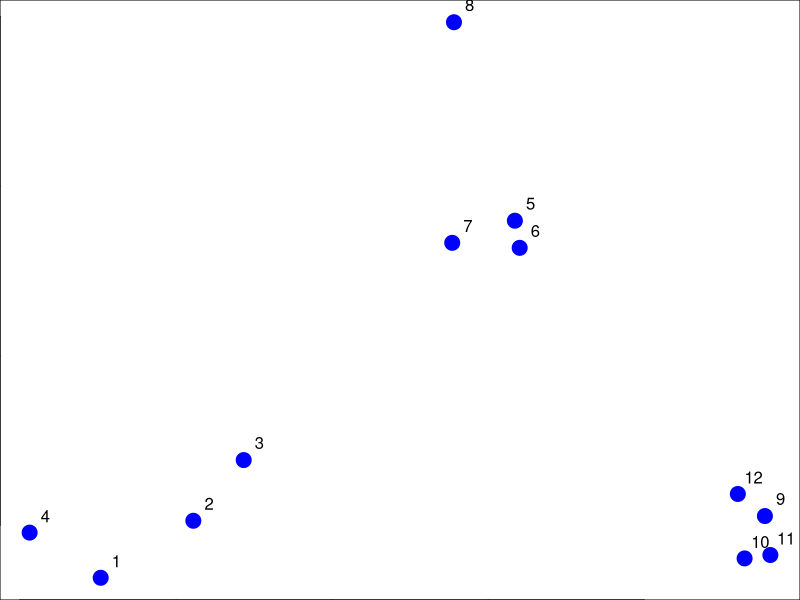
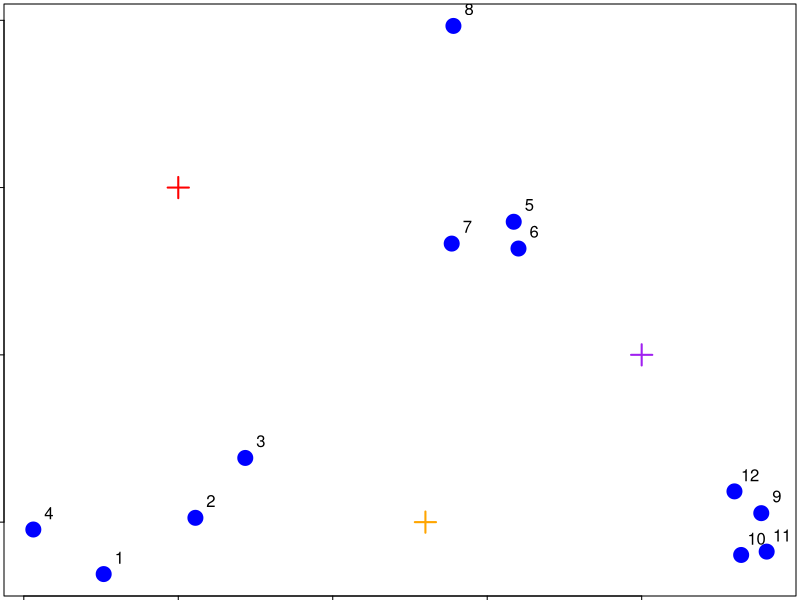
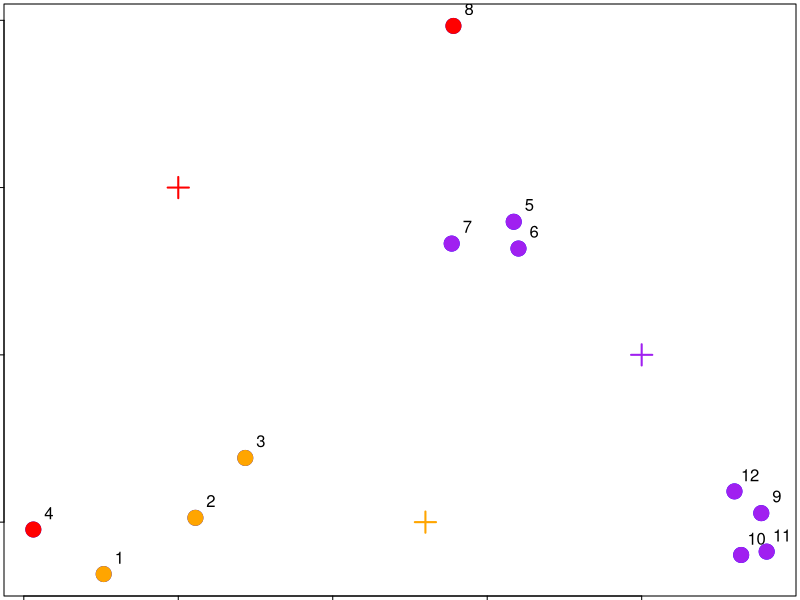
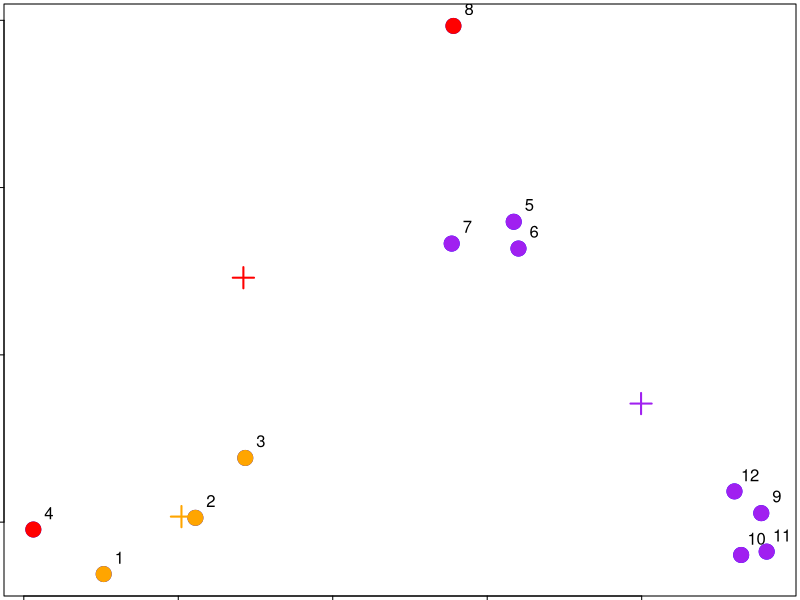
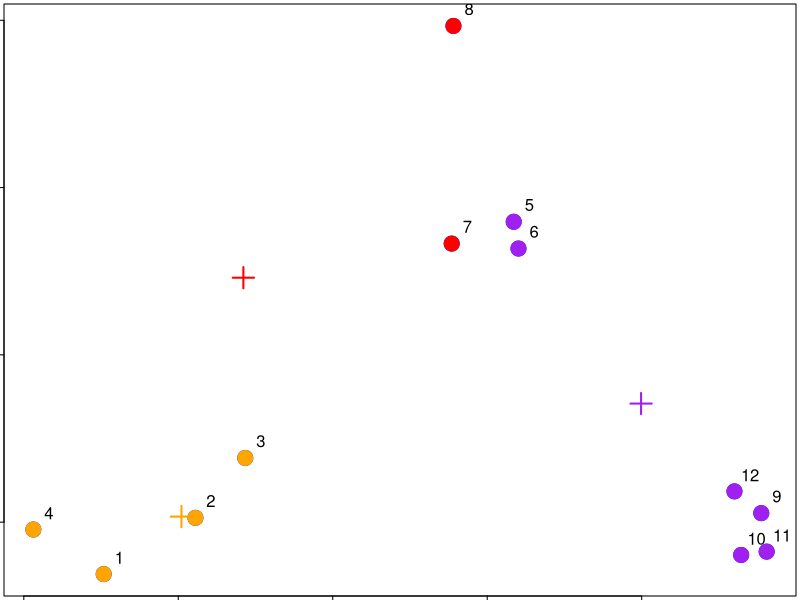
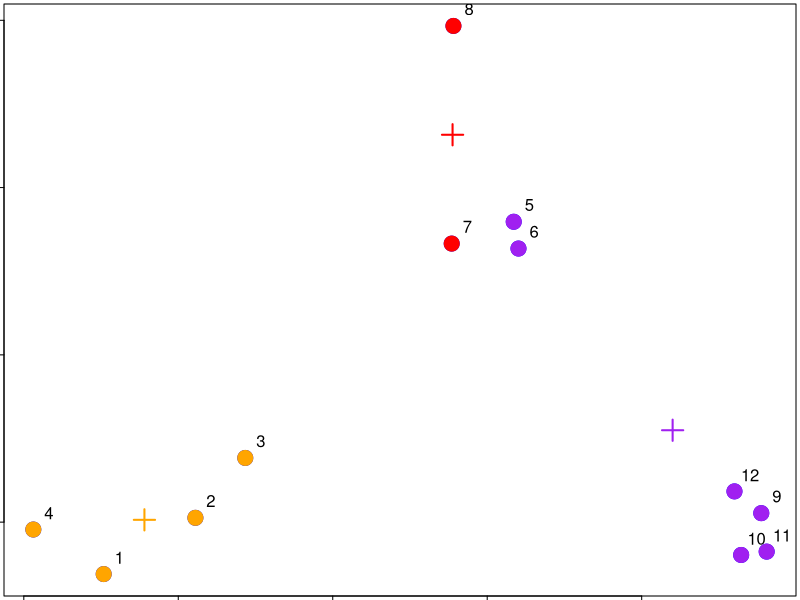
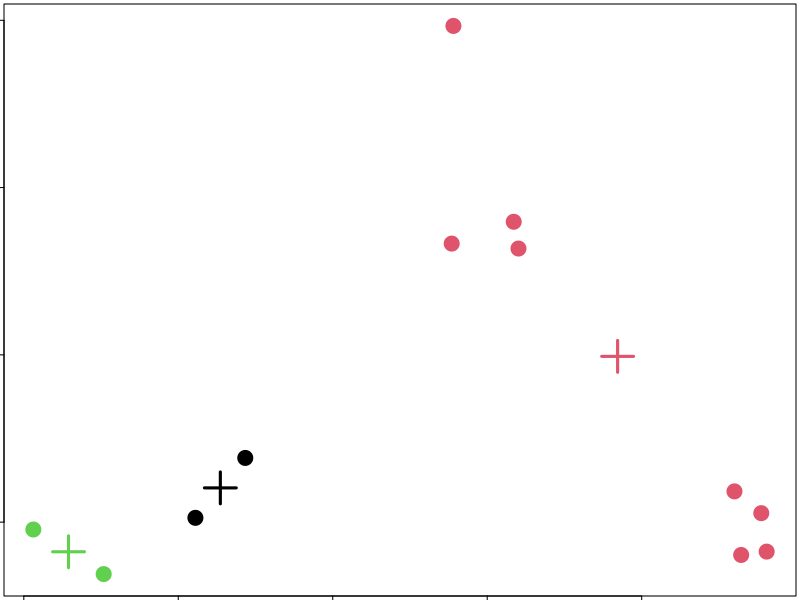
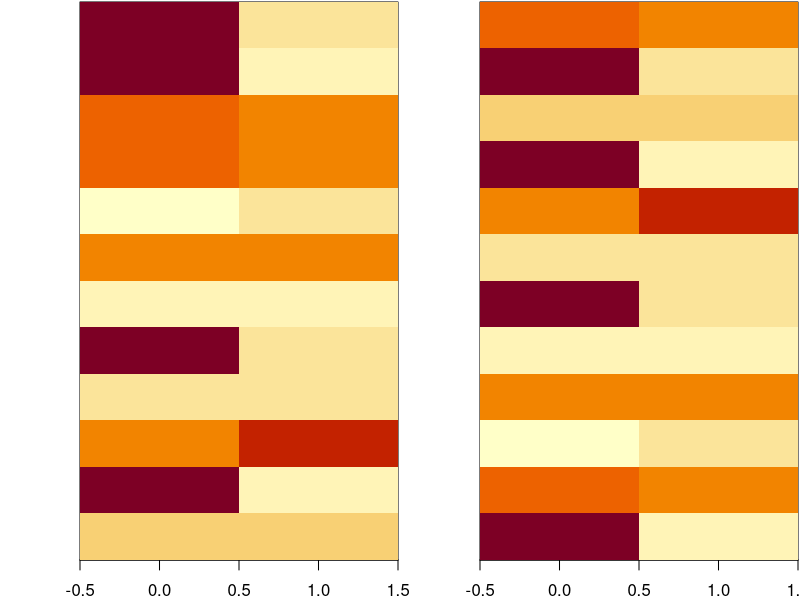

Generate these figures, in order, with R:
## ---- chunk 1
set.seed(1234); par(mar=c(0,0,0,0))
x <- rnorm(12,mean=rep(1:3,each=4),sd=0.2)
y <- rnorm(12,mean=rep(c(1,2,1),each=4),sd=0.2)
plot(x,y,col="blue",pch=19,cex=2)
text(x+0.05,y+0.05,labels=as.character(1:12))
## ---- chunk 2
par(mar=rep(0.2,4))
plot(x,y,col="blue",pch=19,cex=2)
text(x+0.05,y+0.05,labels=as.character(1:12))
cx <- c(1,1.8,2.5)
cy <- c(2,1,1.5)
points(cx,cy,col=c("red","orange","purple"),pch=3,cex=2,lwd=2)
## ---- chunk 3
par(mar=rep(0.2,4))
plot(x,y,col="blue",pch=19,cex=2)
cols1 <- c("red","orange","purple")
text(x+0.05,y+0.05,labels=as.character(1:12))
cx <- c(1,1.8,2.5)
cy <- c(2,1,1.5)
points(cx,cy,col=cols1,pch=3,cex=2,lwd=2)

## Find the closest centroid
distTmp <- matrix(NA,nrow=3,ncol=12)
distTmp[1,] <- (x-cx[1])^2 + (y-cy[1])^2
distTmp[2,] <- (x-cx[2])^2 + (y-cy[2])^2
distTmp[3,] <- (x-cx[3])^2 + (y-cy[3])^2
newClust <- apply(distTmp,2,which.min)
points(x,y,pch=19,cex=2,col=cols1[newClust])
## ---- chunk 4
par(mar=rep(0.2,4))
plot(x,y,col="blue",pch=19,cex=2)
cols1 <- c("red","orange","purple")
text(x+0.05,y+0.05,labels=as.character(1:12))

## Find the closest centroid
distTmp <- matrix(NA,nrow=3,ncol=12)
distTmp[1,] <- (x-cx[1])^2 + (y-cy[1])^2
distTmp[2,] <- (x-cx[2])^2 + (y-cy[2])^2
distTmp[3,] <- (x-cx[3])^2 + (y-cy[3])^2
newClust <- apply(distTmp,2,which.min)
points(x,y,pch=19,cex=2,col=cols1[newClust])
newCx <- tapply(x,newClust,mean)
newCy <- tapply(y,newClust,mean)

## Old centroids

cx <- c(1,1.8,2.5)
cy <- c(2,1,1.5)

points(newCx,newCy,col=cols1,pch=3,cex=2,lwd=2)

## ---- chunk 5
par(mar=rep(0.2,4))
plot(x,y,col="blue",pch=19,cex=2)
cols1 <- c("red","orange","purple")
text(x+0.05,y+0.05,labels=as.character(1:12))


cx <- c(1,1.8,2.5)
cy <- c(2,1,1.5)


## Find the closest centroid
distTmp <- matrix(NA,nrow=3,ncol=12)
distTmp[1,] <- (x-cx[1])^2 + (y-cy[1])^2
distTmp[2,] <- (x-cx[2])^2 + (y-cy[2])^2
distTmp[3,] <- (x-cx[3])^2 + (y-cy[3])^2
newClust <- apply(distTmp,2,which.min)
newCx <- tapply(x,newClust,mean)
newCy <- tapply(y,newClust,mean)

## Old centroids

points(newCx,newCy,col=cols1,pch=3,cex=2,lwd=2)


## Iteration 2
distTmp <- matrix(NA,nrow=3,ncol=12)
distTmp[1,] <- (x-newCx[1])^2 + (y-newCy[1])^2
distTmp[2,] <- (x-newCx[2])^2 + (y-newCy[2])^2
distTmp[3,] <- (x-newCx[3])^2 + (y-newCy[3])^2
newClust2 <- apply(distTmp,2,which.min)

points(x,y,pch=19,cex=2,col=cols1[newClust2])

## ---- chunk 6
par(mar=rep(0.2,4))
plot(x,y,col="blue",pch=19,cex=2)
cols1 <- c("red","orange","purple")
text(x+0.05,y+0.05,labels=as.character(1:12))


cx <- c(1,1.8,2.5)
cy <- c(2,1,1.5)

## Find the closest centroid
distTmp <- matrix(NA,nrow=3,ncol=12)
distTmp[1,] <- (x-cx[1])^2 + (y-cy[1])^2
distTmp[2,] <- (x-cx[2])^2 + (y-cy[2])^2
distTmp[3,] <- (x-cx[3])^2 + (y-cy[3])^2
newClust <- apply(distTmp,2,which.min)
newCx <- tapply(x,newClust,mean)
newCy <- tapply(y,newClust,mean)



## Iteration 2
distTmp <- matrix(NA,nrow=3,ncol=12)
distTmp[1,] <- (x-newCx[1])^2 + (y-newCy[1])^2
distTmp[2,] <- (x-newCx[2])^2 + (y-newCy[2])^2
distTmp[3,] <- (x-newCx[3])^2 + (y-newCy[3])^2
finalClust <- apply(distTmp,2,which.min)


## Final centroids
finalCx <- tapply(x,finalClust,mean)
finalCy <- tapply(y,finalClust,mean)
points(finalCx,finalCy,col=cols1,pch=3,cex=2,lwd=2)



points(x,y,pch=19,cex=2,col=cols1[finalClust])

## ---- chunk 7
dataFrame <- data.frame(x,y)
kmeansObj <- kmeans(dataFrame,centers=3)
names(kmeansObj)
kmeansObj$cluster
## ---- chunk 8
par(mar=rep(0.2,4))
plot(x,y,col=kmeansObj$cluster,pch=19,cex=2)
points(kmeansObj$centers,col=1:3,pch=3,cex=3,lwd=3)
## ---- chunk 9
set.seed(1234)
dataMatrix <- as.matrix(dataFrame)[sample(1:12),]
kmeansObj2 <- kmeans(dataMatrix,centers=3)
par(mfrow=c(1,2), mar = c(2, 4, 0.1, 0.1))
image(t(dataMatrix)[,nrow(dataMatrix):1],yaxt="n")
image(t(dataMatrix)[,order(kmeansObj$cluster)],yaxt="n")
